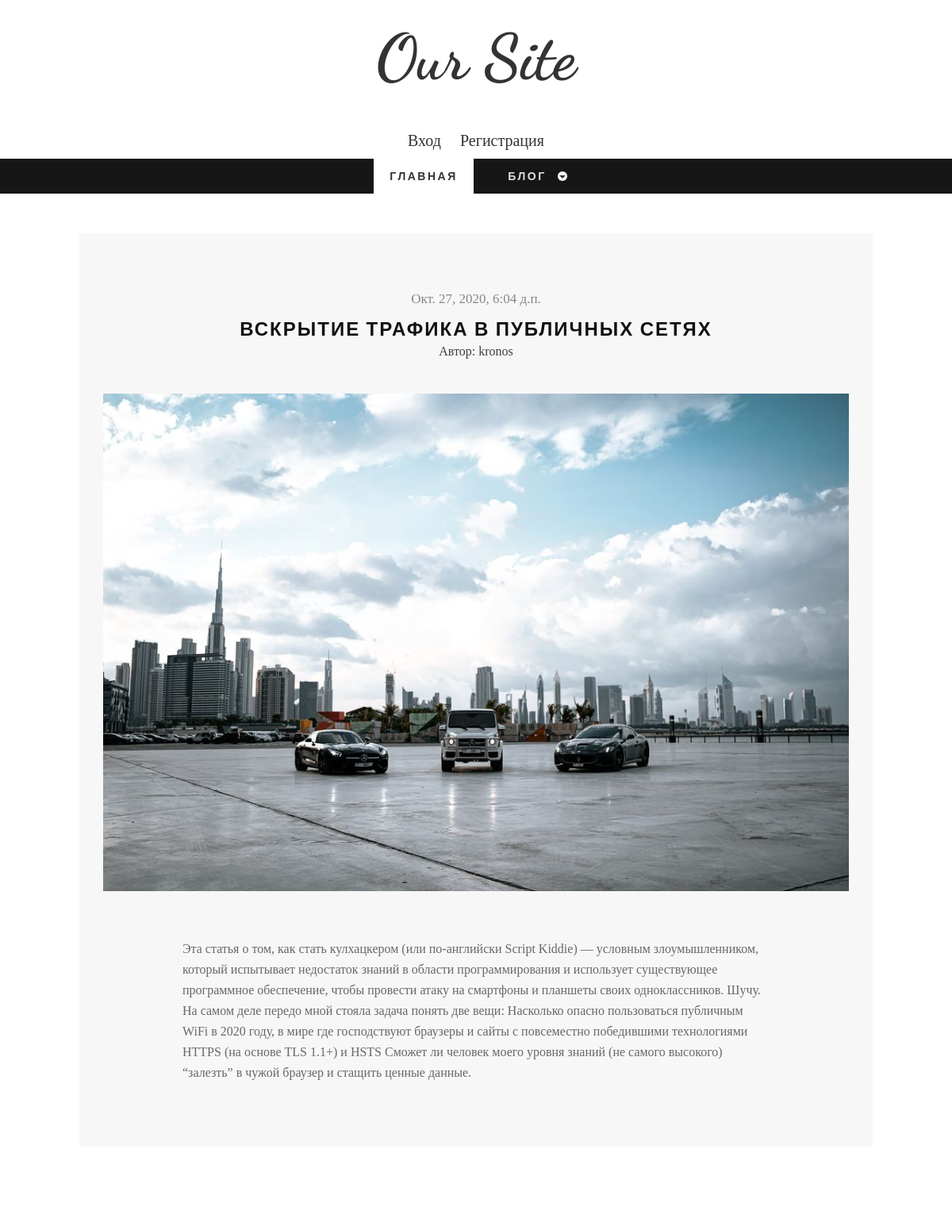
The page /blog/1 on the database its author committed.
### blog/models.py (models this page shows)
class Post(models.Model):
    title = models.CharField("Название", max_length=100)
    text = models.TextField("Текст")
    date = models.DateTimeField("Дата публикации", default=timezone.now)
    author = models.ForeignKey(User, verbose_name="Автор", on_delete=models.CASCADE)
    image = models.ImageField("Изображение", default='', upload_to='posts/')
    class Meta():
        verbose_name = "Пост"
        verbose_name_plural = "Посты"

### blog/views.py (the view)
# urls.py: path('blog/<int:pk>', views.BlogDetailView.as_view(), name='single-page')
class BlogDetailView(DetailView):
    model = Post
    template_name = 'blog/single.html'
    context_object_name = 'post'
    def get_context_data(self, **kwargs):
        ctx = super(BlogDetailView, self).get_context_data(**kwargs)
        ctx['title'] = f'Запись - {Post.title}'
        return ctx

### blog/templates/blog/single.html
{% extends 'blog/main.html' %}
	{% block content %}
		<div class="wrap-container">
			<div id="main-content">
				<div class="wrap-content">
					<div class="row">
						<article class="single-post zerogrid">
							<div class="row wrap-post">
								<div class="entry-header">
									<span class="time">{{ post.date }}</span>
									<h2 class="entry-title"><a href="{% url 'single-page' post.id %}">{{ post.title }}</a></h2>
									<span>Автор: {{ post.author }}</span>
								</div>
								<div class="post-thumbnail-wrap">
									<img src="{{ post.image.url }}">
								</div>
								<div class="entry-content">
									<div class="excerpt">
										<p>{{ post.text }}</p>
									</div>
								</div>
							</div>
						</article>
					</div>
				</div>
			</div>
		</div>
	{% endblock%}

### blog/static/blog/css/zerogrid.css (style rules this page uses)
.zerogrid { width: 1000px; position: relative; margin: 0 auto; padding: 0px; }
.zerogrid:after { content: "\0020"; display: block; height: 0; clear: both; visibility: hidden; }
.zerogrid .row:before,.row:after { content: '\0020'; display: block; overflow: hidden; visibility: hidden; width: 0; height: 0; }
.zerogrid .row:after { clear: both; }
.zerogrid .row { zoom: 1; }

### blog/static/blog/css/style.css (style rules this page uses)
a,abbr,acronym,address,applet,article,aside,audio,b,blockquote,big,body,center,canvas,caption,cite,code,command,datalist,dd,del,details,dfn,dl,div,dt,em,embed,fieldset,figcaption,figure,font,footer,form,h1,h2,h3,h4,h5,h6,header,hgroup,html,i,iframe,img,ins,kbd,keygen,label,legend,li,meter,nav,object,ol,output,p,pre,progress,q,s,samp,section,small,span,source,strike,strong,sub,sup,table,tbody,tfoot,thead,th,tr,tdvideo,tt,u,ul,var { background:transparent;border:0 none;font-size:100%;margin:0;padding:0;border:0;outline:0;vertical-align:top; }
img { vertical-align:top; }
article, aside, audio, canvas, command, datalist, details, embed, figcaption, figure, footer, header, hgroup, keygen, meter, nav, output, progress, section, source, video { display:block; }
* { -webkit-box-sizing: border-box; -moz-box-sizing: border-box; box-sizing: border-box; }
html { -webkit-text-size-adjust: none; }
img { max-width:100%; height: auto;width: auto\9; }
a { color: #333;text-decoration: none; }
h1, h2 { font-size: 25px;line-height: 30px; }
h1, h2, h3, h4, h5, h6 { clear: both;hyphens: auto; color: #000;line-height: 1.2;font-family: 'Montserrat', sans-serif;letter-spacing: 1px; }
p { margin: 10px 0; }
.post:after, .post:before, article:after, article:before, section:after, section:before { clear: both; content: '\0020'; display: block; visibility: hidden; width: 0; height: 0; }
html, body { width:100%; padding:0; margin:0; }
body { font: 16px/26px Arial, Helvetica, sans-serif;font-family: 'Crimson Text', serif;background: #fff; }
#main-content .wrap-content { padding: 50px 0; }
.single-post .wrap-post, .comments-are { background: #f7f7f7;padding:30px; position: relative; }
.single-post .wrap-post { margin-bottom: 50px; }
article { background: #ffffff; color: #3F3F3F; margin-bottom: 40px;padding-bottom: 10px; }
article:after, article:before { clear: both; content: '\0020'; display: block; visibility: hidden; width: 0; height: 0; }
article .post-thumbnail-wrap { text-align: center;width: 100%;margin-bottom: 10px; }
article .entry-header { text-align: center; }
article.single-post .entry-header { padding: 40px 0; }
article.single-post .entry-header h2.entry-title { font-family: 'Cabin', Helvetica, sans-serif;font-size: 24px;font-weight: bold;line-height: 30px;color: #111;letter-spacing: 2px;margin: 0;text-transform: uppercase; }
article.single-post .entry-header h2.entry-title a { color: #111;margin: 0; }
article .entry-header .time { font-family: "Merriweather",Georgia,serif;color: #888;font-size: 17px;padding-bottom: 10px;display: block; }
article .entry-content { padding: 40px 100px; text-align: left; }
article .entry-content p { font-size: 16px;color: #686868; }

### rows shown on the page
Post: date "Окт. 27, 2020, 6:04 д.п.", title "ВСКРЫТИЕ ТРАФИКА В ПУБЛИЧНЫХ СЕТЯХ", author "kronos", image (picture), text "Эта статья о том, как стать кулхацкером (или по-английски Script Kiddie) — условным злоумышленником, который испытывает недостаток знаний в области программирования и использует существующее программное обеспечение, чтобы провести атаку на смартфоны и планшеты своих одноклассников. Шучу. На самом деле передо мной стояла задача понять две вещи: Насколько опасно пользоваться публичным WiFi в 2020 году, в мире где господствуют браузеры и сайты с повсеместно победившими технологиями HTTPS (на основе TLS 1.1+) и HSTS Сможет ли человек моего уровня знаний (не самого высокого) “залезть” в чужой браузер и стащить ценные данные."
